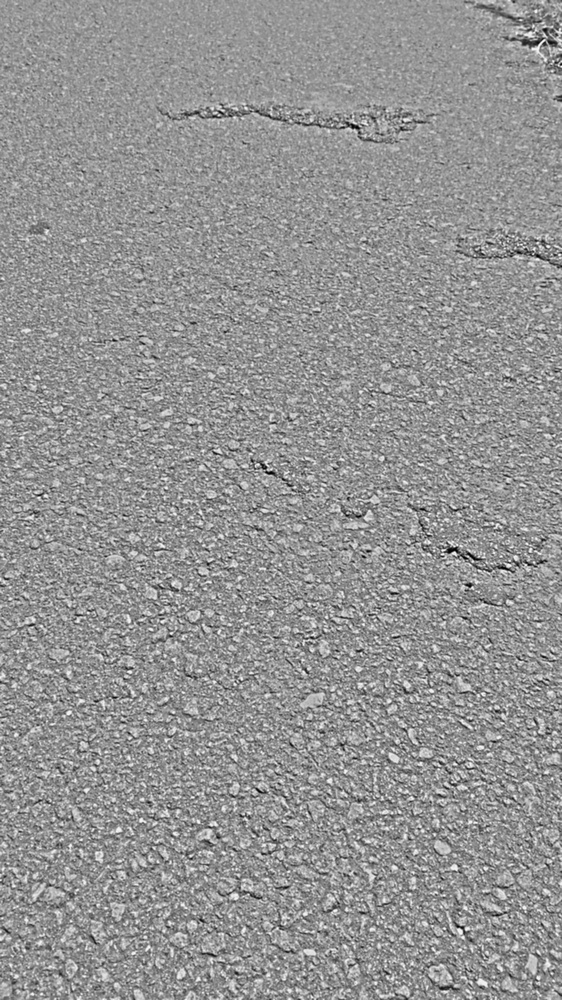
#> input picture Enhanced/frame_00000.jpg, 562 x 1000 px, shrunk from 1080 x 1920 before the run; its folder holds only this picture in this run
$ python -i frame_enhancement.py   (imports and definitions only)   (older library calls are emulated)
#> lines starting #> are read from the running program, lines starting #| are printed output that depends on the picture
import os
import glob
import cv2
import numpy as np
import matplotlib.pyplot as plt

INPUT_FOLDER  = "InputFolder"
OUTPUT_FOLDER = "Output Folder"
#INPUT_FOLDER  = "/Users/binadisilva/Downloads"
#OUTPUT_FOLDER = "/Users/binadisilva/Desktop/RUSL/IP/Project_IP/Enhanced/crack"
# [1 line not run here, left out]

# ---------------- FILES (.jpg) ----------------
image_files = sorted(glob.glob(os.path.join(INPUT_FOLDER, "*.jpg")))
#image_files = ["/Users/binadisilva/Downloads/WhatsApp Image 2026-03-02 at 13.57.27.jpeg"]
# [2 lines not run here, left out]

# ---------------- HISTOGRAM ----------------
def calc_hist(gray):
    return cv2.calcHist([gray], [0], None, [256], [0, 256])

# ---------------- CHECK FUNCTIONS ----------------
def detect_noise_type(gray, sp_ratio_thr=0.01, std_thr=25):
    total = gray.size
    sp_ratio = (np.sum(gray == 0) + np.sum(gray == 255)) / total
    if sp_ratio > sp_ratio_thr:
        return "salt_pepper"
    if np.std(gray) > std_thr:
        return "gaussian"
    return None

def is_low_contrast(gray, range_thr=60):
    return (int(gray.max()) - int(gray.min())) < range_thr

def shadow_present(gray, thr=25):
    bg = cv2.GaussianBlur(gray, (51, 51), 0)
    return (int(bg.max()) - int(bg.min())) > thr

def is_blurry(gray, lap_thr=100):
    return cv2.Laplacian(gray, cv2.CV_64F).var() < lap_thr

# ---------------- SHADOW BALANCE ----------------
def balance_light_shadow(gray, strength=0.90):
    bg = cv2.GaussianBlur(gray, (71, 71), 0).astype(np.float32)
    gray_f = gray.astype(np.float32)

    bg = np.clip(bg, 10.0, 255.0)
    corrected = (gray_f / bg) * np.mean(bg)
    corrected = np.clip(corrected, 0, 240).astype(np.uint8)

    out = cv2.addWeighted(gray, 1.0 - strength, corrected, strength, 0)
    return np.clip(out, 0, 255).astype(np.uint8)

# ---------------- ENHANCE ONE IMAGE (GRAYSCALE OUTPUT) ----------------
def enhance_one(bgr):
    # original grayscale (this is the "Gray" stage)
    gray_orig = cv2.cvtColor(bgr, cv2.COLOR_BGR2GRAY)

    # -------- Noise Check --------
    ntype = detect_noise_type(gray_orig)

    # -------- Denoise --------
    denoise_used = False
    denoise_name = "Denoise: Skipped"
    if ntype == "salt_pepper":
        gray1 = cv2.medianBlur(gray_orig, 5)
        denoise_name = "Denoise: Median Blur (Salt & Pepper)"
        denoise_used = True
    elif ntype == "gaussian":
        gray1 = cv2.GaussianBlur(gray_orig, (5, 5), 0)
        denoise_name = "Denoise: Gaussian Blur (Gaussian Noise)"
        denoise_used = True
    else:
        gray1 = gray_orig.copy()

    # -------- Contrast --------
    contrast_used = False
    contrast_name = "Contrast: Skipped"
    if is_low_contrast(gray1):
        clahe = cv2.createCLAHE(clipLimit=2.0, tileGridSize=(8, 8))
        gray2 = clahe.apply(gray1)
        contrast_name = "Contrast: CLAHE"
        contrast_used = True
    else:
        gray2 = gray1.copy()

    # -------- Shadow Removal / Light Balance --------
    shadow_used = False
    shadow_name = "Shadow Removal: Skipped"
    if shadow_present(gray2):
        gray3 = balance_light_shadow(gray2, strength=0.90)
        shadow_name = "Shadow Removal: Background Normalization"
        shadow_used = True
    else:
        gray3 = gray2.copy()

    # -------- Sharpen --------
    sharp_used = False
    sharp_name = "Sharpen: Skipped"
    if is_blurry(gray3):
        blur_small = cv2.GaussianBlur(gray3, (3, 3), 0)
        gray4 = cv2.addWeighted(gray3, 2.0, blur_small, -1.0, 0)
        gray4 = np.clip(gray4, 0, 255).astype(np.uint8)
        sharp_name = "Sharpen: Unsharp Mask"
        sharp_used = True
    else:
        gray4 = gray3.copy()

    gray_final = gray4.copy()

    # -------- Demo stages (ONLY include steps that were actually DONE) --------
    stages = []
    stages.append(("Original (Gray)", gray_orig, calc_hist(gray_orig)))

    # Always show "Gray" stage as same as original grayscale (kept for pipeline completeness)
    stages.append(("Gray (Grayscale Conversion)", gray_orig, calc_hist(gray_orig)))

    if denoise_used:
        stages.append((denoise_name, gray1, calc_hist(gray1)))
    if contrast_used:
        stages.append((contrast_name, gray2, calc_hist(gray2)))
    if shadow_used:
        stages.append((shadow_name, gray3, calc_hist(gray3)))
    if sharp_used:
        stages.append((sharp_name, gray4, calc_hist(gray4)))

    stages.append(("Final Enhanced (Gray)", gray_final, calc_hist(gray_final)))

    # names of applied techniques (for printing)
    used_steps = [
        denoise_name,
        contrast_name,
        shadow_name,
        sharp_name
    ]

    # return also the main step outputs for the final "sample step images" display
    step_images = {
        "original": gray_orig,
        "gray": gray_orig,
        "denoise": gray1,
        "contrast": gray2,
        "shadow": gray3,
        "sharpen": gray4,
        "final": gray_final
    }

    step_used = {
        "denoise": denoise_used,
        "contrast": contrast_used,
        "shadow": shadow_used,
        "sharpen": sharp_used
    }

    return gray_final, stages, gray_orig, gray_final, used_steps, step_images, step_used

# --------------- DEMO ON ONE SAMPLE IMAGE ------------------
# [1 line that did not run here, left out]
# [3 lines not run here, left out]

# [1 line that did not run here, left out]

# [2 lines not run here, left out]

# ---------------- SHOW STEP IMAGES + HISTOGRAMS (ONLY DONE STEPS) ----------------
# [1 line that did not run here, left out]
# [19 lines not run here, left out]

# END OUTPUT: SAMPLE 1 IMAGE OF EACH STEP (ONLY IF DONE)
# (Original, Gray always shown; others only if applied)
sample_titles = []
sample_imgs = []

# original + gray always included
# [26 lines not run here, left out]

cols = len(sample_imgs)
# [60 lines not run here, left out]

>>> import cv2
>>> picture = cv2.imread('../Enhanced/frame_00000.jpg')
#> picture is the input picture: shape (1000, 562, 3); min 0, max 253, mean 147.5
>>> result = enhance_one(picture)
#> in detect_noise_type, `sp_ratio = (np.sum(gray == 0) + np.sum(gray == 255)) / total`: sp_ratio = 1.6e-05
#> in enhance_one, `ntype = detect_noise_type(gray_orig)`: ntype = 'gaussian'
#> in shadow_present, `bg = cv2.GaussianBlur(gray, (51, 51), 0)`:
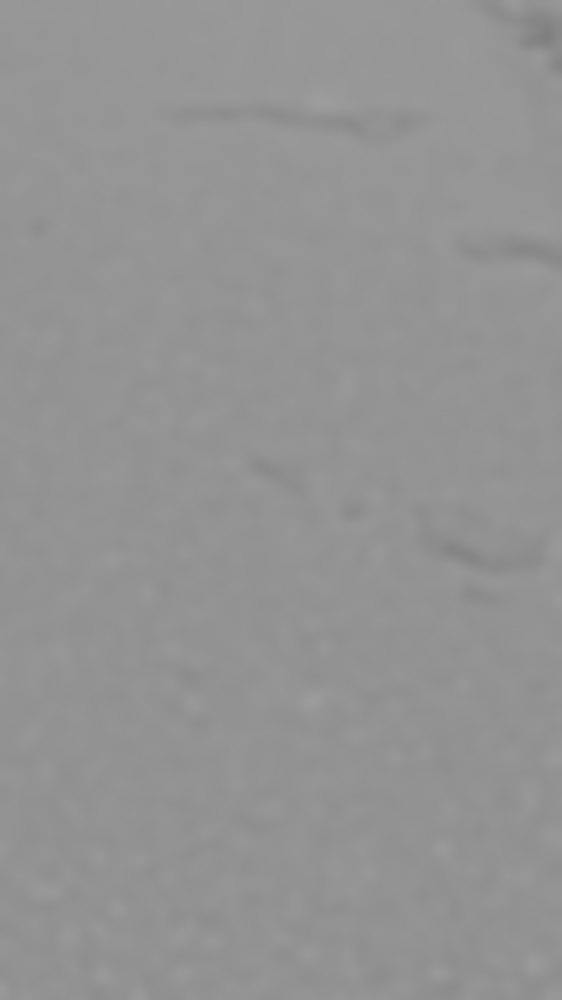
#> bg: shape (1000, 562); min 127, max 157, mean 147.5
#> result = 7 items

$ run again, on Enhanced/frame_00004.jpg
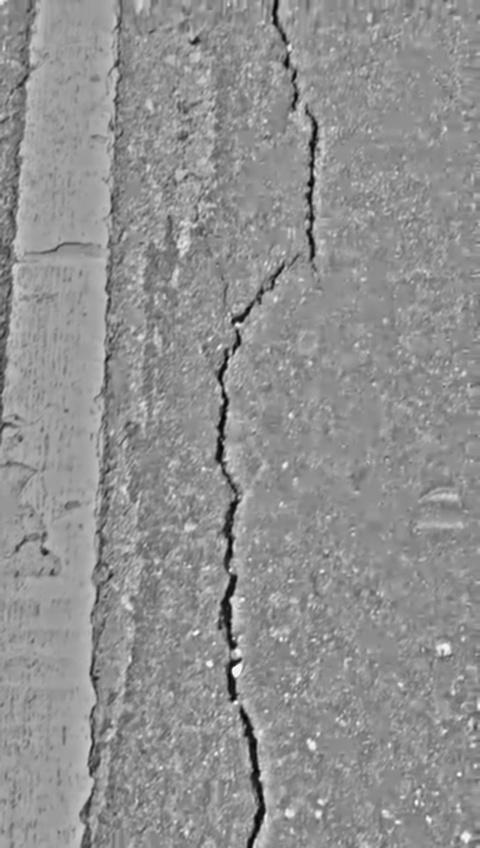
#> input picture Enhanced/frame_00004.jpg, 480 x 848 px
#> picture is the input picture: shape (848, 480, 3); min 0, max 255, mean 144.9
#> sp_ratio = 9.83e-06
#> in shadow_present, `bg = cv2.GaussianBlur(gray, (51, 51), 0)`:
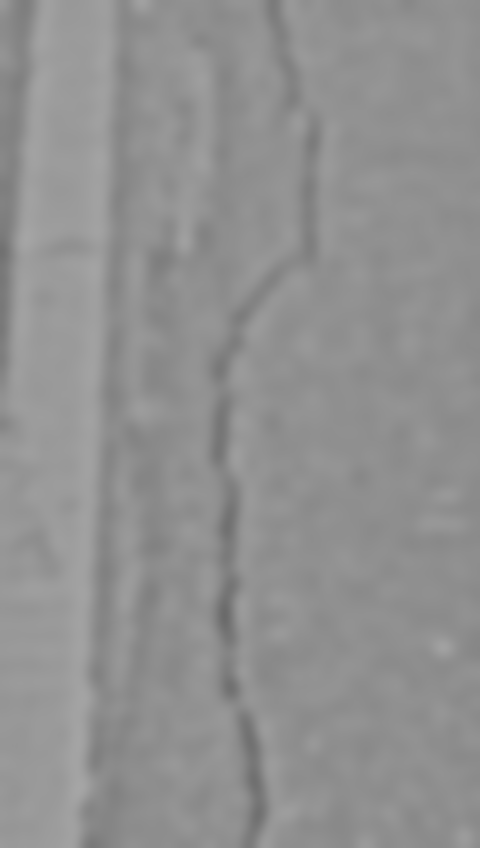
#> bg: shape (848, 480); min 106, max 166, mean 144.9
#> in balance_light_shadow, `corrected = (gray_f / bg) * np.mean(bg)`:
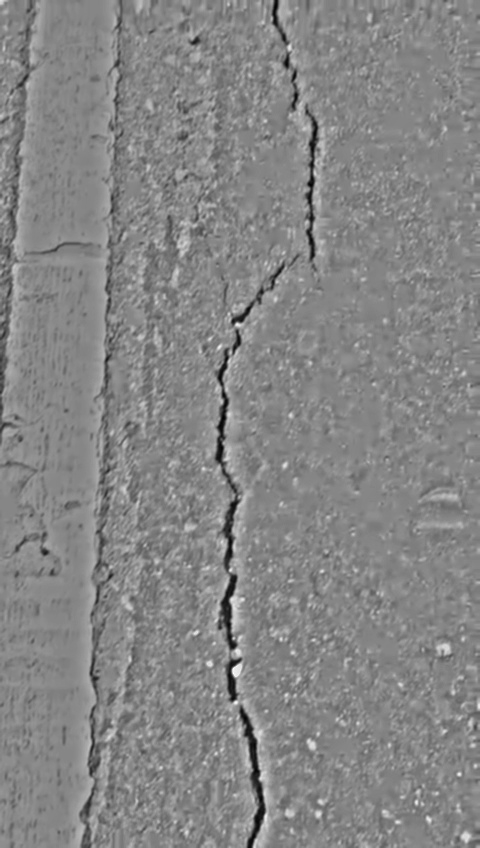
#> corrected: shape (848, 480) float32; min 0, max 275.7, mean 144.7; drawn with min black and max white
#> result = 7 items
